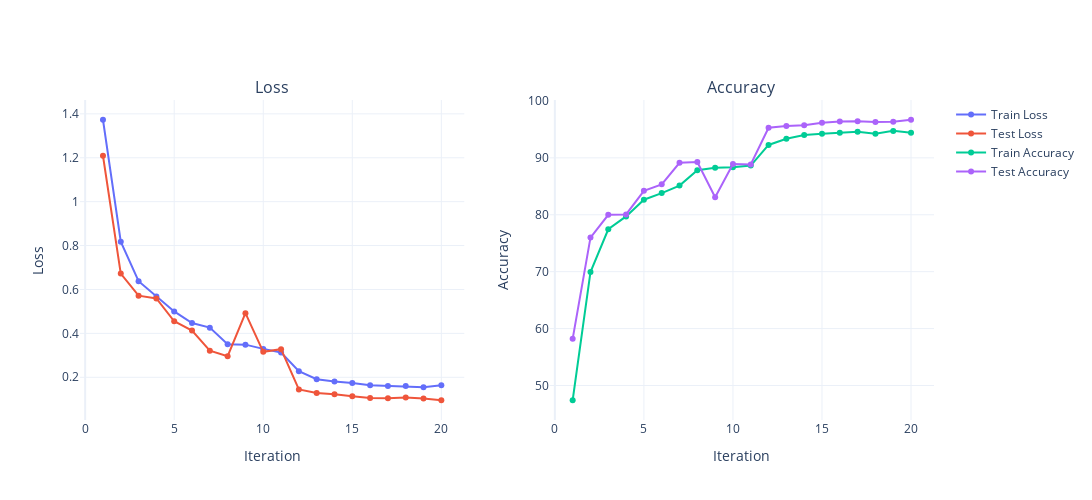

Notebook code for this chart:
### Code cell
plot_best_trial_metrics(f"{best_result_alexnet.path}/progress.csv")

### Figure 1 — Plotly figure (JSON) as saved in the notebook; plotly's stock layout.template omitted (floating-point values rounded to 4 significant figures)
{"data": [{"mode": "lines+markers", "name": "Train Loss", "type": "scatter", "x": [1, 2, 3, 4, 5, 6, 7, 8, 9, 10, 11, 12, 13, 14, 15, 16, 17, 18, 19, 20], "xaxis": "x", "y": [1.373, 0.8175, 0.6379, 0.5682, 0.5, 0.4468, 0.4261, 0.3509, 0.3486, 0.3293, 0.3127, 0.2274, 0.191, 0.1811, 0.1743, 0.1631, 0.1601, 0.1605, 0.1542, 0.1632], "yaxis": "y"}, {"mode": "lines+markers", "name": "Test Loss", "type": "scatter", "x": [1, 2, 3, 4, 5, 6, 7, 8, 9, 10, 11, 12, 13, 14, 15, 16, 17, 18, 19, 20], "xaxis": "x", "y": [1.209, 0.6725, 0.5718, 0.559, 0.4552, 0.4128, 0.3213, 0.2961, 0.4919, 0.3158, 0.3281, 0.1444, 0.1285, 0.1228, 0.1132, 0.1057, 0.1039, 0.1076, 0.1029, 0.09531], "yaxis": "y"}, {"mode": "lines+markers", "name": "Train Accuracy", "type": "scatter", "x": [1, 2, 3, 4, 5, 6, 7, 8, 9, 10, 11, 12, 13, 14, 15, 16, 17, 18, 19, 20], "xaxis": "x2", "y": [47.41, 69.94, 77.45, 79.71, 82.64, 83.8, 85.13, 87.81, 88.24, 88.33, 88.64, 92.27, 93.34, 94.01, 94.24, 94.4, 94.58, 94.26, 94.74, 94.4], "yaxis": "y2"}, {"mode": "lines+markers", "name": "Test Accuracy", "type": "scatter", "x": [1, 2, 3, 4, 5, 6, 7, 8, 9, 10, 11, 12, 13, 14, 15, 16, 17, 18, 19, 20], "xaxis": "x2", "y": [58.2, 75.99, 80.0, 80.06, 84.2, 85.35, 89.12, 89.25, 83.07, 88.93, 88.82, 95.29, 95.61, 95.71, 96.16, 96.4, 96.44, 96.31, 96.35, 96.69], "yaxis": "y2"}], "layout": {"annotations": [{"font": {"size": 16}, "showarrow": false, "text": "Loss", "x": 0.225, "xanchor": "center", "xref": "paper", "y": 1, "yanchor": "bottom", "yref": "paper"}, {"font": {"size": 16}, "showarrow": false, "text": "Accuracy", "x": 0.775, "xanchor": "center", "xref": "paper", "y": 1, "yanchor": "bottom", "yref": "paper"}], "height": 500, "hovermode": "x unified", "width": 1200, "xaxis": {"anchor": "y", "domain": [0, 0.45], "title": {"text": "Iteration"}}, "xaxis2": {"anchor": "y2", "domain": [0.55, 1], "title": {"text": "Iteration"}}, "yaxis": {"anchor": "x", "domain": [0, 1], "title": {"text": "Loss"}}, "yaxis2": {"anchor": "x2", "domain": [0, 1], "title": {"text": "Accuracy"}}}}
